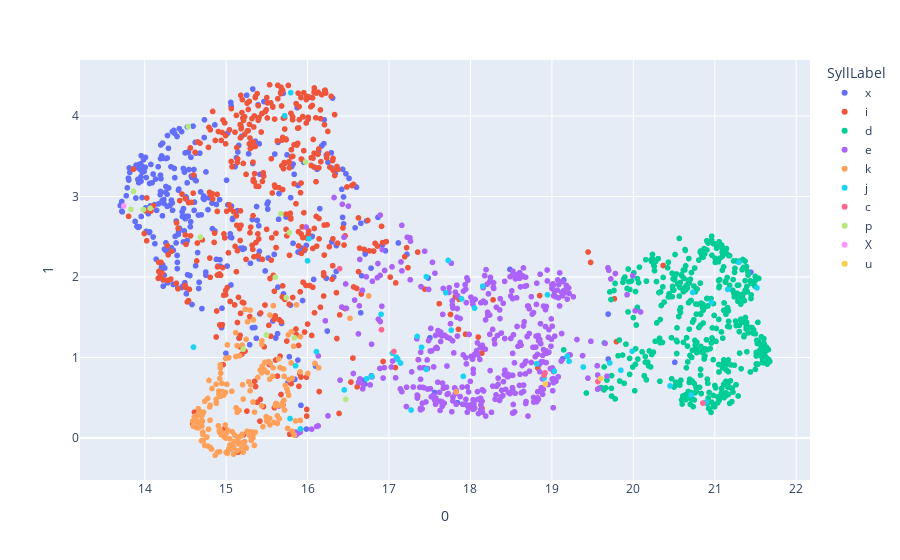

Notebook code for this chart:
### Code cell
umap_2d = umap.UMAP(n_components=2, init='random', metric='mahalanobis', min_dist=0, n_neighbors=15)
#umap_3d = UMAP(n_components=3, init='random', random_state=0)

proj_2d = umap_2d.fit_transform(data1)
#proj_3d = umap_3d.fit_transform(features)

fig_2d = px.scatter(
    proj_2d, x=0, y=1,
    color=data.SyllLabel, labels={'color': 'SyllLabel'}
)
# fig_3d = px.scatter_3d(
#     proj_3d, x=0, y=1, z=2,
#     color=df.species, labels={'color': 'species'}
# )
# fig_3d.update_traces(marker_size=5)

fig_2d.show()
#fig_3d.show()

### Figure 1 — Plotly figure (JSON) as saved in the notebook; plotly's stock layout.template omitted (floating-point values rounded to 4 significant figures; data arrays with more than 128 entries replaced by an {"elided": "..."} marker saying what was removed)
{"data": [{"hovertemplate": "SyllLabel=x<br>0=%{x}<br>1=%{y}<extra></extra>", "legendgroup": "x", "marker": {"color": "#636efa", "symbol": "circle"}, "mode": "markers", "name": "x", "showlegend": true, "type": "scattergl", "x": {"elided": "348 float values"}, "xaxis": "x", "y": {"elided": "348 float values"}, "yaxis": "y"}, {"hovertemplate": "SyllLabel=i<br>0=%{x}<br>1=%{y}<extra></extra>", "legendgroup": "i", "marker": {"color": "#EF553B", "symbol": "circle"}, "mode": "markers", "name": "i", "showlegend": true, "type": "scattergl", "x": {"elided": "461 float values"}, "xaxis": "x", "y": {"elided": "461 float values"}, "yaxis": "y"}, {"hovertemplate": "SyllLabel=d<br>0=%{x}<br>1=%{y}<extra></extra>", "legendgroup": "d", "marker": {"color": "#00cc96", "symbol": "circle"}, "mode": "markers", "name": "d", "showlegend": true, "type": "scattergl", "x": {"elided": "441 float values"}, "xaxis": "x", "y": {"elided": "441 float values"}, "yaxis": "y"}, {"hovertemplate": "SyllLabel=e<br>0=%{x}<br>1=%{y}<extra></extra>", "legendgroup": "e", "marker": {"color": "#ab63fa", "symbol": "circle"}, "mode": "markers", "name": "e", "showlegend": true, "type": "scattergl", "x": {"elided": "434 float values"}, "xaxis": "x", "y": {"elided": "434 float values"}, "yaxis": "y"}, {"hovertemplate": "SyllLabel=k<br>0=%{x}<br>1=%{y}<extra></extra>", "legendgroup": "k", "marker": {"color": "#FFA15A", "symbol": "circle"}, "mode": "markers", "name": "k", "showlegend": true, "type": "scattergl", "x": {"elided": "201 float values"}, "xaxis": "x", "y": {"elided": "201 float values"}, "yaxis": "y"}, {"hovertemplate": "SyllLabel=j<br>0=%{x}<br>1=%{y}<extra></extra>", "legendgroup": "j", "marker": {"color": "#19d3f3", "symbol": "circle"}, "mode": "markers", "name": "j", "showlegend": true, "type": "scattergl", "x": [21.52, 15.79, 18.95, 15.72, 17.46, 20.71, 17.91, 16.79, 19.21, 19.39, 17.7, 16.02, 17.27, 20.89, 17.35, 19.85, 16.45, 17.14, 20.45, 17.89, 21.16, 16.0, 15.91, 17.4, 19.98, 17.46, 19.71, 15.78, 16.9, 18.15, 18.81, 20.96, 17.73, 14.6, 16.11, 17.09, 19.19, 16.72, 17.11, 21.3, 17.04, 19.03, 15.85, 17.76, 18.9, 18.05, 20.73], "xaxis": "x", "y": [1.864, 4.289, 1.779, 4.004, 0.8523, 0.534, 0.7658, 0.7666, 0.9525, 0.8813, 1.805, 2.475, 0.3476, 0.4454, 1.262, 0.8416, 0.5974, 0.9306, 0.647, 1.727, 1.845, 2.201, 0.1126, 1.127, 1.078, 2.003, 0.9318, 0.2415, 1.537, 1.886, 0.9216, 1.685, 2.205, 1.129, 1.072, 1.003, 1.015, 0.7358, 0.9776, 2.183, 1.053, 0.8302, 0.8964, 1.339, 0.7435, 1.613, 1.808], "yaxis": "y"}, {"hovertemplate": "SyllLabel=c<br>0=%{x}<br>1=%{y}<extra></extra>", "legendgroup": "c", "marker": {"color": "#FF6692", "symbol": "circle"}, "mode": "markers", "name": "c", "showlegend": true, "type": "scattergl", "x": [18.92, 20.85, 19.57, 17.06, 16.39, 16.91, 18.9], "xaxis": "x", "y": [0.8091, 0.4337, 0.7016, 1.074, 2.103, 1.345, 0.7781], "yaxis": "y"}, {"hovertemplate": "SyllLabel=p<br>0=%{x}<br>1=%{y}<extra></extra>", "legendgroup": "p", "marker": {"color": "#B6E880", "symbol": "circle"}, "mode": "markers", "name": "p", "showlegend": true, "type": "scattergl", "x": [14.07, 15.78, 16.47, 13.86, 15.74, 15.6, 15.97, 15.67, 15.5, 15.21, 15.84, 14.53, 13.98, 14.68, 13.83], "xaxis": "x", "y": [2.853, 2.552, 0.4809, 3.063, 1.744, 1.997, 3.428, 2.786, 1.28, 1.102, 1.245, 3.868, 2.836, 2.494, 2.84], "yaxis": "y"}, {"hovertemplate": "SyllLabel=X<br>0=%{x}<br>1=%{y}<extra></extra>", "legendgroup": "X", "marker": {"color": "#FF97FF", "symbol": "circle"}, "mode": "markers", "name": "X", "showlegend": true, "type": "scattergl", "x": [13.74], "xaxis": "x", "y": [2.882], "yaxis": "y"}, {"hovertemplate": "SyllLabel=u<br>0=%{x}<br>1=%{y}<extra></extra>", "legendgroup": "u", "marker": {"color": "#FECB52", "symbol": "circle"}, "mode": "markers", "name": "u", "showlegend": true, "type": "scattergl", "x": [18.92, 19.6], "xaxis": "x", "y": [0.6701, 0.7389], "yaxis": "y"}], "layout": {"legend": {"title": {"text": "SyllLabel"}, "tracegroupgap": 0}, "margin": {"t": 60}, "xaxis": {"anchor": "y", "domain": [0, 1], "title": {"text": "0"}}, "yaxis": {"anchor": "x", "domain": [0, 1], "title": {"text": "1"}}}}
